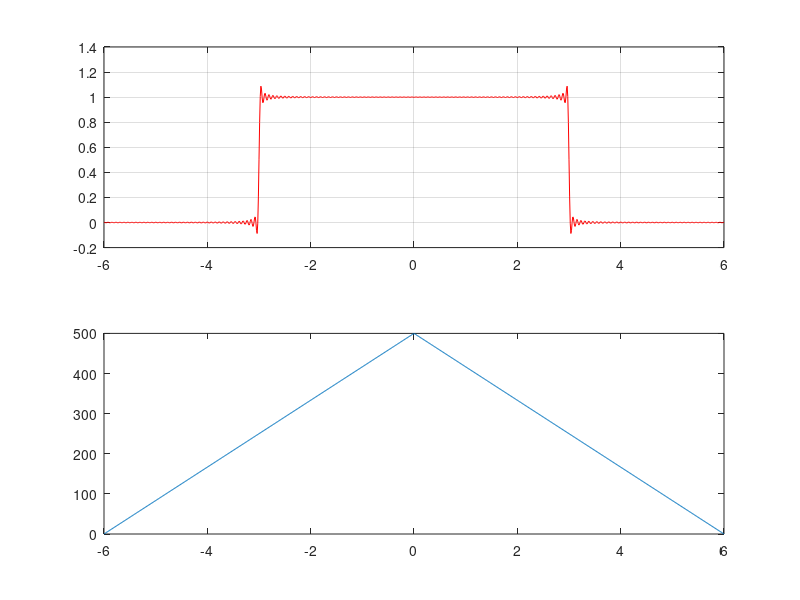

MATLAB code for this plot:
clear all
close all
clc
T = 12;
f = 1/T;
w=2*pi*f;
t=-T/2:0.001*T:T/2;
s=0;
for n=1:155
a(n) = 2*sin(n*pi/2)/(n*pi);
s=s+a(n)*cos(n*w*t);
end
s = s + 0.5
subplot(2,1,1)
plot(t,s,'r')
grid on
y = conv(s,s,'same')
subplot(2,1,2)
plot(t,y)
